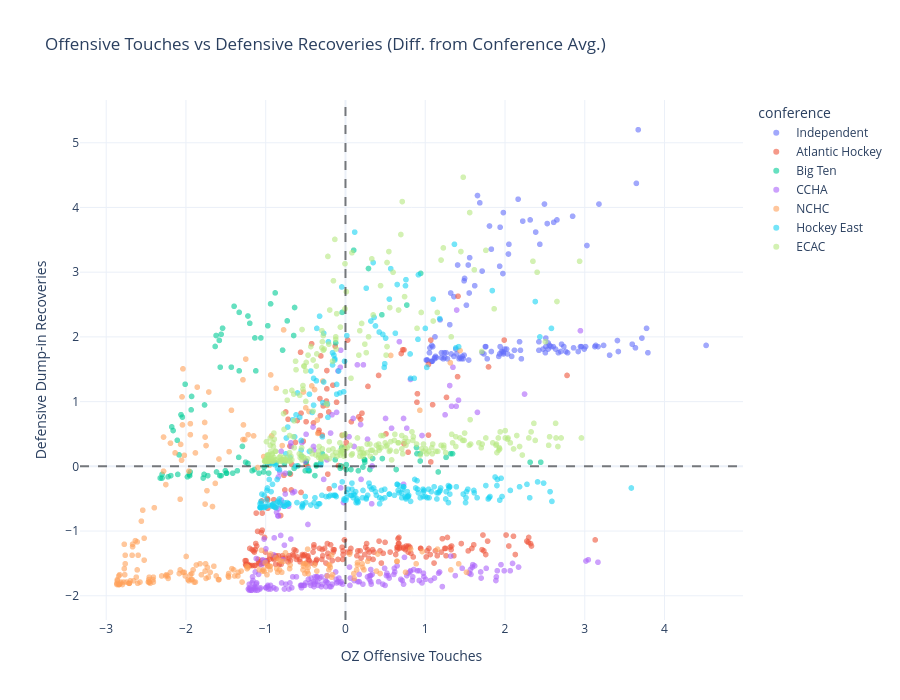

Write notebook code for a chart like this one.
### Code cell
fig = px.scatter(
    df,
    x='successful_oz_offensive_touches',
    y='successful_defensive_dump_in_recoveries',
    color='conference',
    hover_name='player',
    hover_data=['team', 'position'],
    color_discrete_sequence=px.colors.qualitative.Plotly,
    opacity=0.6,
    title='Offensive Touches vs Defensive Recoveries (Diff. from Conference Avg.)'
)
fig.add_hline(y=0, line_dash="dash", line_color="black", opacity=0.5)
fig.add_vline(x=0, line_dash="dash", line_color="black", opacity=0.5)

fig.update_layout(
    xaxis_title='OZ Offensive Touches',
    yaxis_title='Defensive Dump-in Recoveries',
    template='plotly_white',
    width=900,
    height=700
)

fig.show()

### Figure 1 — Plotly figure (JSON) as saved in the notebook; plotly's stock layout.template omitted (floating-point values rounded to 4 significant figures; data arrays with more than 128 entries replaced by an {"elided": "..."} marker saying what was removed)
{"data": [{"customdata": {"elided": "128x2 str values"}, "hovertemplate": "<b>%{hovertext}</b><br><br>conference=Independent<br>successful_oz_offensive_touches=%{x}<br>successful_defensive_dump_in_recoveries=%{y}<br>team=%{customdata[0]}<br>position=%{customdata[1]}<extra></extra>", "hovertext": ["Zach Aben", "Logan Acheson", "Cade Ahrenholz", "Jackson Anderson", "Ben Anderson", "Heath Armstrong", "Tanyon Bajzer", "Daniel Baldassarra", "Charlie Banquier", "Noah Barlage", "Henry Bartle", "Nate Benoit", "Nick Bernardo", "Michael Bevilacqua", "Braden Birnie", "Davis Borozinskis", "Dominick Campione", "Adam Cardona", "Devon Carlstrom", "Leo Chambers", "Michael Citara", "Conor Cole", "Dylan Contreras", "Beau Courtney", "Tommy Cronin", "Chase Dafoe", "Blake Dangos", "Mykhailo Danylov", "Jack Darby", "Ryan Davies", "Jake Delaney", "Caelum Dick", "Jaden Dyke", "Ethan Elias", "John Evans", "William Fleet", "Jacob Fletcher", "Louis-Philippe Fontaine", "Pavol Funtek", "Nolan Gagnon", "Anthony Galante", "Connor Gengle", "Justin Gibson", "Joseph Grainda", "Trevor Griebel", "Jake Gutwirth", "Luke Helgeson", "Ty Hipkin", "Olivier Houde", "Brady Hunter", "Frank Ireland", "Sixen Jennersjö", "David Jesus", "Luke Johnson", "Ryan Johnson", "Dimitry Kebreau", "Dylan Kinch", "Haden Kruse", "Drew Kuzma", "Teddy Lagerback", "Brandon Lajoie", "Isaac Lambert", "Jhett Larson", "William Lawson-Body", "Joel Lehtinen", "Luca Leighton", "Onni Leppänen", "Tyler Loughman", "Anthony Lucarelli", "Adam Mahler", "Judah Makway", "Alexander Malinowski", "Hugo Marcil", "Blake Matheson", "Casey McDonald", "Brady McIsaac", "Johnny McMahon", "Karter Mcnarland", "Cole Melady", "Jaeden Mercier", "Justin Mexico", "Kyle Miller", "Bryce Monrean", "Giovanni Morneau", "Brody Mortensen", "Chad Muller", "Patrick Murphy", "Brennan Nelson", "Zach Nicolas", "Fyodor Nikolayenya", "Evan Orr", "Jordin Palmer", "Adam Parsons", "Trenton Penner", "J.R. Perdion", "Peyton Platter", "David Posma", "Joseph Potter", "Trent Powell", "Adam Raesler", "Matthew Rafalski", "Carson Reed", "Anselmo Rego", "Aaron Reierson", "William Renfrew", "Nathan Rickey", "Rylen Roersma", "Matt Romer", "Brett Rylance", "Charles Savoie", "Patrick Schmiedlin", "Nolan Seed", "Noah Serdachny", "Camden Shasby", "Oren Shtrom", "Lucas Sorace", "Jake Southgate", "Dean Spak", "Tye Spencer", "JP Steele", "Dylan Sydor", "Jacob Terpstra", "Garrett Valk", "Ethan Warrener", "Aiden Westin", "Jonathan Wong", "Brady Yakesh", "Ethan Zielke"], "legendgroup": "Independent", "marker": {"color": "#636EFA", "opacity": 0.6, "symbol": "circle"}, "mode": "markers", "name": "Independent", "showlegend": true, "type": "scattergl", "x": [1.325, 1.939, 1.279, 2.315, 1.238, 1.14, 1.464, 1.424, 2.165, 1.829, 1.117, 2.495, 2.651, 2.043, 2.512, 2.541, 2.53, 1.684, 1.487, 1.754, 3.595, 2.634, 1.956, 1.082, 2.032, 2.917, 1.655, 2.576, 1.123, 1.053, 1.539, 1.551, 2.194, 2.611, 1.024, 1.493, 2.784, 2.738, 1.186, 1.308, 2.86, 1.933, 1.974, 2.477, 2.223, 1.36, 1.059, 1.435, 3.138, 1.933, 2.425, 3.635, 1.979, 1.453, 3.41, 1.974, 3.311, 1.476, 1.939, 2.669, 1.088, 2.506, 2.182, 1.261, 2.697, 1.545, 1.922, 1.713, 2.605, 1.024, 3.126, 2.118, 1.516, 1.36, 2.205, 1.487, 1.082, 3.421, 3.01, 1.979, 2.946, 1.204, 1.244, 4.521, 1.319, 1.227, 3.792, 1.997, 1.383, 1.204, 3.67, 1.094, 1.759, 1.128, 2.958, 3.774, 2.049, 2.848, 3.028, 1.829, 2.437, 1.806, 1.979, 1.777, 3.717, 3.178, 2.425, 3.166, 2.761, 2.512, 1.117, 3.647, 3.236, 2.385, 2.558, 1.082, 2.993, 1.736, 2.541, 1.557, 1.395, 2.084, 1.62, 1.713, 2.709, 1.013, 1.406, 2.02], "xaxis": "x", "y": [1.737, 3.695, 1.661, 3.808, 1.756, 1.68, 1.699, 1.661, 4.128, 3.356, 1.661, 4.052, 3.808, 3.281, 1.981, 1.812, 3.751, 4.071, 2.866, 1.85, 1.887, 1.812, 1.774, 1.624, 1.737, 1.774, 4.184, 1.85, 2.0, 1.756, 3.111, 2.678, 1.793, 3.77, 1.643, 2.904, 1.756, 1.85, 2.264, 2.189, 1.831, 3.092, 2.979, 1.812, 3.789, 1.699, 1.831, 1.68, 1.869, 1.737, 1.793, 1.831, 3.921, 1.661, 1.944, 1.774, 1.718, 1.661, 1.85, 1.756, 1.624, 1.756, 1.925, 1.756, 1.774, 1.643, 1.699, 1.756, 1.85, 1.643, 1.85, 1.793, 2.49, 2.622, 1.661, 1.718, 1.624, 1.774, 1.85, 1.756, 1.85, 1.756, 1.68, 1.869, 2.678, 1.661, 1.756, 1.812, 1.812, 1.68, 5.201, 1.85, 1.85, 1.699, 1.85, 2.132, 3.431, 3.864, 3.412, 1.774, 3.431, 3.714, 1.737, 1.661, 1.981, 4.052, 1.925, 1.85, 1.774, 1.85, 1.68, 4.372, 1.869, 3.619, 1.869, 1.869, 1.812, 1.737, 1.906, 3.224, 1.737, 1.699, 2.791, 3.017, 1.887, 1.643, 3.111, 1.812], "yaxis": "y"}, {"customdata": {"elided": "257x2 str values"}, "hovertemplate": "<b>%{hovertext}</b><br><br>conference=Atlantic Hockey<br>successful_oz_offensive_touches=%{x}<br>successful_defensive_dump_in_recoveries=%{y}<br>team=%{customdata[0]}<br>position=%{customdata[1]}<extra></extra>", "hovertext": {"elided": "257 str values"}, "legendgroup": "Atlantic Hockey", "marker": {"color": "#EF553B", "opacity": 0.6, "symbol": "circle"}, "mode": "markers", "name": "Atlantic Hockey", "showlegend": true, "type": "scattergl", "x": {"elided": "257 float values"}, "xaxis": "x", "y": {"elided": "257 float values"}, "yaxis": "y"}, {"customdata": {"elided": "114x2 str values"}, "hovertemplate": "<b>%{hovertext}</b><br><br>conference=Big Ten<br>successful_oz_offensive_touches=%{x}<br>successful_defensive_dump_in_recoveries=%{y}<br>team=%{customdata[0]}<br>position=%{customdata[1]}<extra></extra>", "hovertext": ["Chris Able", "Austin Baker", "Asher Barnett", "Sean Barnhill", "Matt Basgall", "Axel Begley", "Ryan Botterill", "Finn Brink", "Cole Burke", "Davis Burnside", "Felix Caron", "Jimmy Clark", "Niall Crocker", "Sam Deckhut", "Grady Deering", "Ben Dexheimer", "Kienan Draper", "Aiden Dubinsky", "Tyler Duke", "Jake Dunlap", "Tyson Dyck", "Joshua Eernisse", "Adam Eisele", "August Falloon", "Luca Fantilli", "Quinn Finley", "Christian Fitzgerald", "Patrick Geary", "Ryan Gordon", "Leo Gruba", "Landen Gunderson", "Hunter Hady", "Michael Hage", "Graham Harris", "Beckett Hendrickson", "Logan Hensler", "James Hong", "Jack Horbach", "Will Horcoff", "TJ Hughes", "Bruno Idzan", "Bryce Ingles", "Griffin Jurecki", "Jake Karabela", "Weston Knox", "Kyle Kukkonen", "Matt Lahey", "Brody Lamb", "Ryker Lee", "Nathan Lewis", "Cayden Lindstrom", "Tanner Ludtke", "Nathan Mackie", "Matthew Mania", "Tommi Mannisto", "Porter Martone", "Nathan McBrayer", "Sam McGinley", "Cole McKinney", "Finn McLaughlin", "Henry Mews", "John Mittelstadt", "Luke Mittelstadt", "Mason Moe", "Nick Moldenhauer", "Maximiliano Montes", "Blake Montgomery", "LJ Mooney", "Javon Moore", "Gavin Morrissey", "Kason Muscutt", "Eric Nilson", "Luke Osburn", "Gavin O’Connell", "Joe Palodichuk", "Aidan Park", "Jayden Perron", "Jack Phelan", "Adam Pietila", "Tate Pritchard", "Erik Påhlsson", "Colin Ralph", "Dakoda Rheaume-Mullen", "Ben Robertson", "Chris Romaine", "Anthony Romani", "Jacob Rombach", "Jake Rozzi", "Max Rud", "Daniel Russell", "Broten Sabo", "Garrett Schifsky", "Drew Schock IV", "Zach Schulz", "Tiernan Shoudy", "Travis Shoudy", "William Smith", "Malcolm Spence", "Ethan Straky", "Charlie Stramel", "Maxim Strbak", "Simon Tassy", "Cal Thomas", "Riley Thompson", "Teddy Townsend", "Oliver Tulk", "Adam Valentini", "Shane Vansaghi", "Cole Ward", "Thomas Weis", "Owen West", "John Whipple", "Vasily Zelenov", "Brodie Ziemer"], "legendgroup": "Big Ten", "marker": {"color": "#00CC96", "opacity": 0.6, "symbol": "circle"}, "mode": "markers", "name": "Big Ten", "showlegend": true, "type": "scattergl", "x": [-1.559, -2.103, -1.2, -1.634, 0.2885, -2.109, -0.4643, -1.507, -2.3, 0.937, 0.8906, -0.3658, -1.617, -1.223, -0.8696, 0.9427, -1.171, -0.9738, -0.7306, -1.559, -1.142, -0.9738, -0.3658, -1.947, -0.8812, 0.937, -0.05896, -1.223, -0.1284, -0.7885, -1.981, -2.323, 2.315, -2.225, -0.7017, -1.124, -0.9796, -1.252, 0.2421, 2.448, -1.576, -1.136, -1.727, 1.319, -2.045, -1.356, -2.062, 0.01052, 1.163, -1.784, -0.4527, -0.4932, -1.958, -2.086, -1.02, 0.6359, -1.061, -1.57, -0.06475, -1.929, -1.292, -1.495, 0.1032, -1.084, -0.3079, 0.4622, -0.5511, 0.1611, -1.026, 1.261, -2.19, -0.04738, -0.1227, -0.4932, -1.333, -0.5975, 1.342, -1.431, -1.414, -1.339, -0.6438, -1.397, -0.04159, 0.4564, -1.767, 0.3058, -2.01, -1.952, -2.161, 0.219, 0.769, -0.7654, -1.333, -2.178, -0.2906, -1.935, -0.638, 0.06842, -1.582, 0.8964, -0.9391, -0.5048, -1.541, 0.3406, -1.773, 0.2363, 0.2421, -0.3832, -2.3, -1.489, -0.6496, -1.622, -0.9622, 0.01052], "xaxis": "x", "y": [2.04, -0.1248, 2.21, 1.852, 3.057, 0.4023, -0.06834, -0.06834, -0.1813, 0.1952, 0.2894, 0.006971, -0.08716, 0.04462, 0.04462, 2.982, -0.06834, 2.172, 2.247, -0.1436, -0.04951, 0.0258, 0.0258, -0.08716, 2.68, 0.08228, 0.006971, 2.323, 0.1011, 1.796, -0.1625, -0.1813, 0.06345, -0.1625, -0.106, 1.475, 0.08228, 0.06345, 0.06345, 0.06345, -0.1436, 1.984, -0.1436, 0.1952, 0.76, -0.06834, 0.7977, 0.0258, -0.08716, -0.1813, -0.06834, 0.08228, -0.1248, 0.1764, -0.01186, -0.04951, 1.984, 1.532, -0.03068, 1.08, 0.3082, -0.106, 3.339, -0.106, 0.06345, 0.1199, 0.1576, -0.06834, -0.08716, 0.1388, -0.1436, 0.2894, 1.908, 0.06345, 2.379, 0.006971, 0.1952, 1.532, -0.106, 0.1388, -0.03068, 2.473, 2.379, 2.341, 0.9483, -0.04951, 1.268, -0.1436, 0.5529, -0.01186, 2.492, 0.04462, 1.475, 0.6094, 0.1952, 0.873, 2.454, -0.04951, 1.946, 0.1952, 2.511, -0.06834, 2.134, 0.1199, -0.1248, 0.1011, 0.1011, -0.1436, -0.1248, -0.106, 2.021, 2.021, -0.106, -0.04951], "yaxis": "y"}, {"customdata": {"elided": "226x2 str values"}, "hovertemplate": "<b>%{hovertext}</b><br><br>conference=CCHA<br>successful_oz_offensive_touches=%{x}<br>successful_defensive_dump_in_recoveries=%{y}<br>team=%{customdata[0]}<br>position=%{customdata[1]}<extra></extra>", "hovertext": {"elided": "226 str values"}, "legendgroup": "CCHA", "marker": {"color": "#AB63FA", "opacity": 0.6, "symbol": "circle"}, "mode": "markers", "name": "CCHA", "showlegend": true, "type": "scattergl", "x": {"elided": "226 float values"}, "xaxis": "x", "y": {"elided": "226 float values"}, "yaxis": "y"}, {"customdata": {"elided": "217x2 str values"}, "hovertemplate": "<b>%{hovertext}</b><br><br>conference=NCHC<br>successful_oz_offensive_touches=%{x}<br>successful_defensive_dump_in_recoveries=%{y}<br>team=%{customdata[0]}<br>position=%{customdata[1]}<extra></extra>", "hovertext": {"elided": "217 str values"}, "legendgroup": "NCHC", "marker": {"color": "#FFA15A", "opacity": 0.6, "symbol": "circle"}, "mode": "markers", "name": "NCHC", "showlegend": true, "type": "scattergl", "x": {"elided": "217 float values"}, "xaxis": "x", "y": {"elided": "217 float values"}, "yaxis": "y"}, {"customdata": {"elided": "266x2 str values"}, "hovertemplate": "<b>%{hovertext}</b><br><br>conference=Hockey East<br>successful_oz_offensive_touches=%{x}<br>successful_defensive_dump_in_recoveries=%{y}<br>team=%{customdata[0]}<br>position=%{customdata[1]}<extra></extra>", "hovertext": {"elided": "266 str values"}, "legendgroup": "Hockey East", "marker": {"color": "#19D3F3", "opacity": 0.6, "symbol": "circle"}, "mode": "markers", "name": "Hockey East", "showlegend": true, "type": "scattergl", "x": {"elided": "266 float values"}, "xaxis": "x", "y": {"elided": "266 float values"}, "yaxis": "y"}, {"customdata": {"elided": "294x2 str values"}, "hovertemplate": "<b>%{hovertext}</b><br><br>conference=ECAC<br>successful_oz_offensive_touches=%{x}<br>successful_defensive_dump_in_recoveries=%{y}<br>team=%{customdata[0]}<br>position=%{customdata[1]}<extra></extra>", "hovertext": {"elided": "294 str values"}, "legendgroup": "ECAC", "marker": {"color": "#B6E880", "opacity": 0.6, "symbol": "circle"}, "mode": "markers", "name": "ECAC", "showlegend": true, "type": "scattergl", "x": {"elided": "294 float values"}, "xaxis": "x", "y": {"elided": "294 float values"}, "yaxis": "y"}], "layout": {"height": 700, "legend": {"title": {"text": "conference"}, "tracegroupgap": 0}, "shapes": [{"line": {"color": "black", "dash": "dash"}, "opacity": 0.5, "type": "line", "x0": 0, "x1": 1, "xref": "x domain", "y0": 0, "y1": 0, "yref": "y"}, {"line": {"color": "black", "dash": "dash"}, "opacity": 0.5, "type": "line", "x0": 0, "x1": 0, "xref": "x", "y0": 0, "y1": 1, "yref": "y domain"}], "title": {"text": "Offensive Touches vs Defensive Recoveries (Diff. from Conference Avg.)"}, "width": 900, "xaxis": {"anchor": "y", "domain": [0, 1], "title": {"text": "OZ Offensive Touches"}}, "yaxis": {"anchor": "x", "domain": [0, 1], "title": {"text": "Defensive Dump-in Recoveries"}}}}
